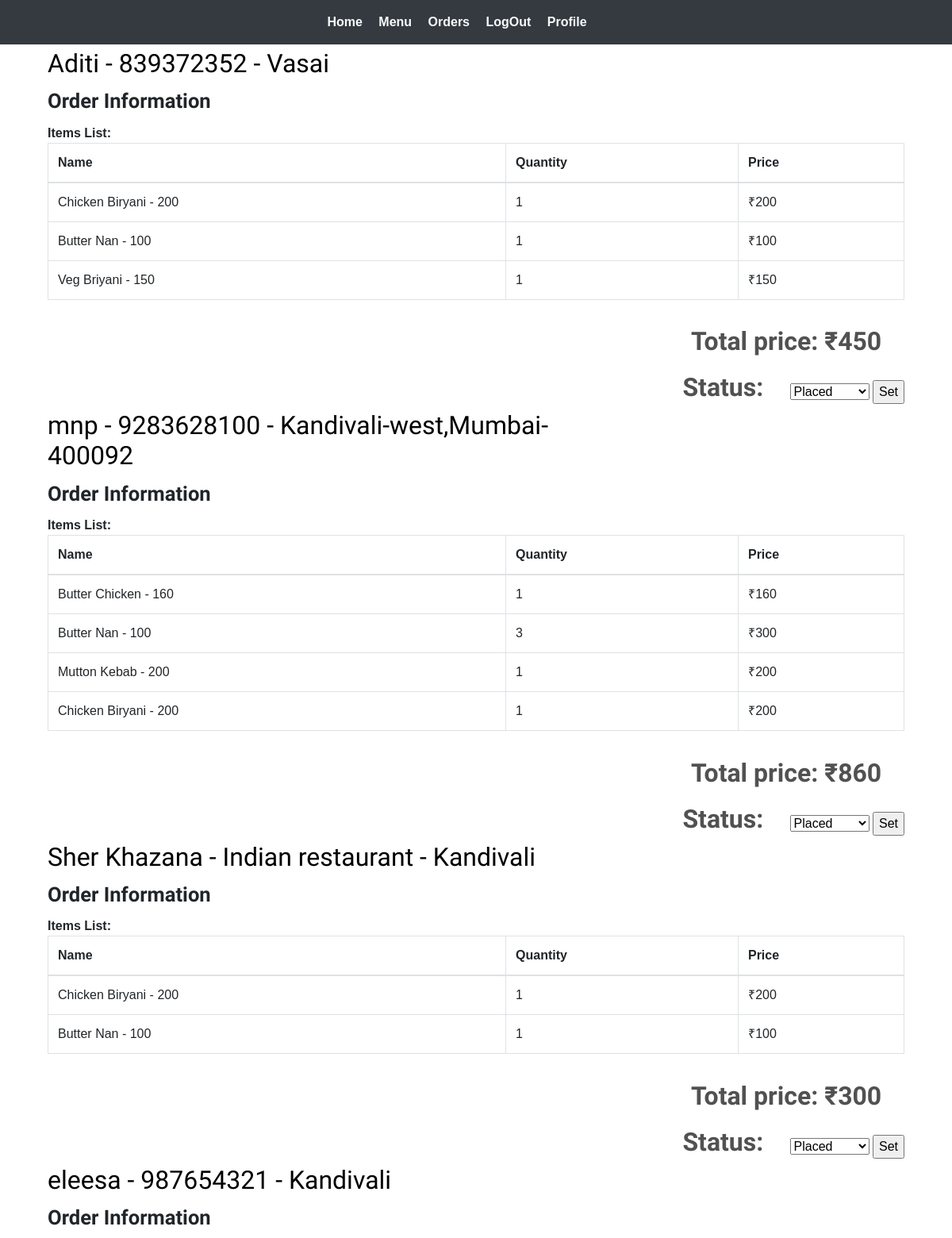
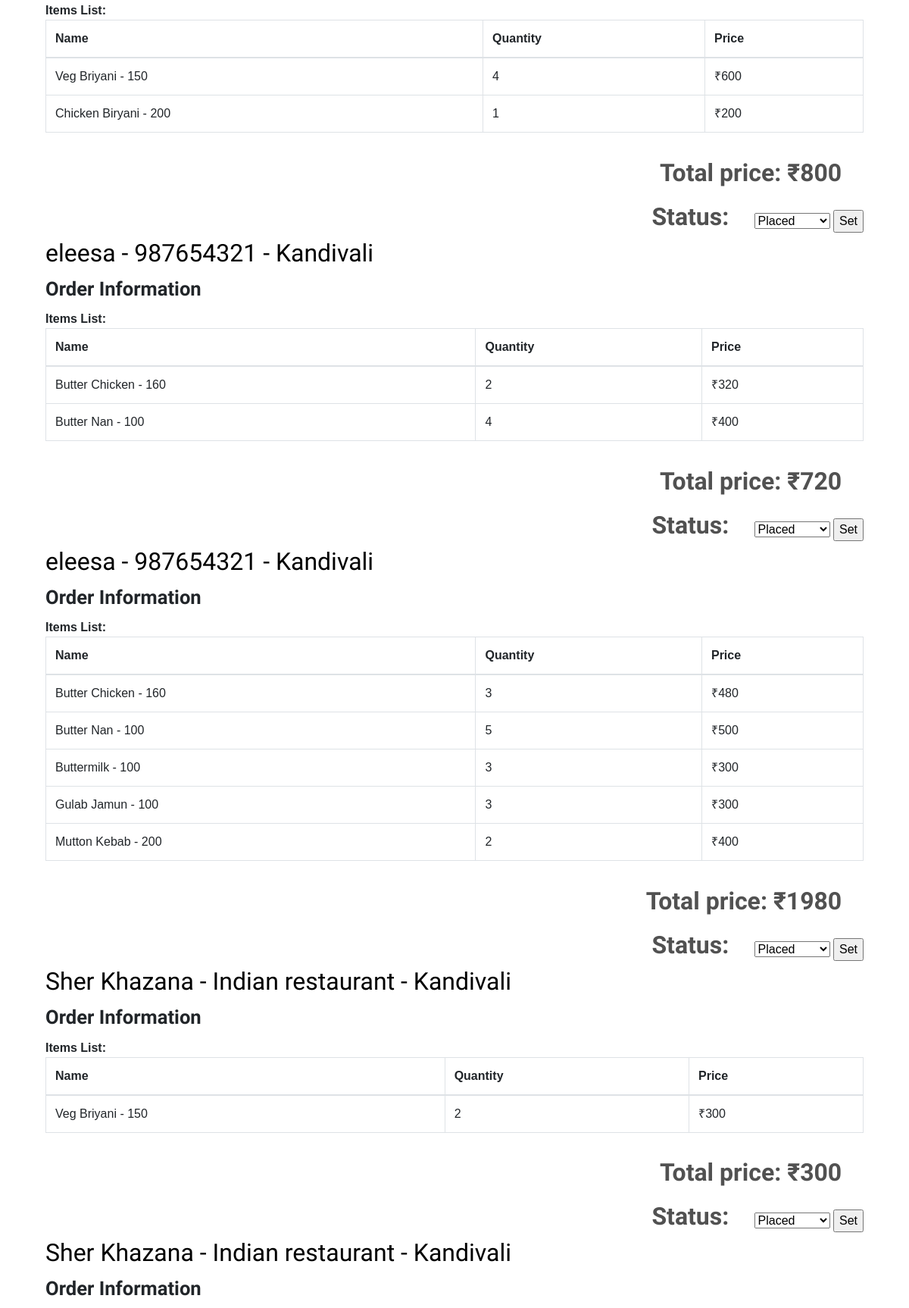
/restaurant/orderlist/ (signed in, upper part), run on the app's committed database (2 pictures, top to bottom).
### webapp/models.py (models this page shows, shortened)
class Customer(models.Model):
	user 		= models.OneToOneField(settings.AUTH_USER_MODEL,on_delete=models.CASCADE)
	f_name   	= models.CharField(max_length=20,blank=False)
	l_name		= models.CharField(max_length=20,blank=False)
	city  		= models.CharField(max_length=40,blank=False)
	phone 		= models.CharField(max_length=10,blank=False)
	address		= models.TextField()

class Order(models.Model):
	id 				= models.AutoField(primary_key=True)
	total_amount    = models.IntegerField(default=0)
	timestamp       = models.DateTimeField(auto_now_add=True)
	delivery_addr   = models.CharField(max_length=50,blank=True)
	orderedBy       = models.ForeignKey(User ,on_delete=models.CASCADE)
	r_id			= models.ForeignKey(Restaurant ,on_delete=models.CASCADE)
	ORDER_STATE_WAITING 	 = "Waiting"
	ORDER_STATE_PLACED 		 = "Placed"
	ORDER_STATE_ACKNOWLEDGED = "Acknowledged"
	ORDER_STATE_COMPLETED    = "Completed"
	ORDER_STATE_CANCELLED    = "Cancelled"
	ORDER_STATE_DISPATCHED   = "Dispatched"
	ORDER_STATE_CHOICES = (
		(ORDER_STATE_WAITING,ORDER_STATE_WAITING),
	    (ORDER_STATE_PLACED, ORDER_STATE_PLACED),
	    (ORDER_STATE_ACKNOWLEDGED, ORDER_STATE_ACKNOWLEDGED),
	    (ORDER_STATE_COMPLETED, ORDER_STATE_COMPLETED),
	    (ORDER_STATE_CANCELLED, ORDER_STATE_CANCELLED),
	    (ORDER_STATE_DISPATCHED, ORDER_STATE_DISPATCHED)
	)
	status = models.CharField(max_length=50,choices=ORDER_STATE_CHOICES,default=ORDER_STATE_WAITING)

class Menu(models.Model):
	id 		 = models.AutoField(primary_key=True)
	item_id  = models.ForeignKey(Item,on_delete=models.CASCADE)
	r_id     = models.ForeignKey(Restaurant,on_delete=models.CASCADE)
	price    = models.IntegerField(blank=False)
	quantity = models.IntegerField(blank=False,default=0)
	def __str__(self):
		return self.item_id.fname+' - '+str(self.price)

class Item(models.Model):
	id 			= models.AutoField(primary_key=True)
	fname 		= models.CharField(max_length=30,blank=False)
	category 	= models.CharField(max_length=50,blank=False)

class Restaurant(models.Model):
	user        = models.OneToOneField(settings.AUTH_USER_MODEL,on_delete=models.CASCADE)
	rname 		= models.CharField(max_length=100,blank=False)
	info	 	= models.CharField(max_length=40,blank=False)
	min_ord		= models.CharField(max_length=5,blank=False)
	location    = models.CharField(max_length=40,blank=False)
	r_logo      = models.FileField(blank=False)
	REST_STATE_OPEN    = "Open"
	REST_STATE_CLOSE   = "Closed"
	REST_STATE_CHOICES =(
			(REST_STATE_OPEN,REST_STATE_OPEN),
			(REST_STATE_CLOSE,REST_STATE_CLOSE)
		)
	status 	= models.CharField(max_length=50,choices=REST_STATE_CHOICES,default=REST_STATE_OPEN,blank=False)
	approved = models.BooleanField(blank=False,default=True)

### webapp/views.py (the view, shortened to what this page needs)
# urls.py: path('restaurant/orderlist/',views.orderlist,name='orderlist'),
def orderlist(request):
	orders = Order.objects.filter(r_id=request.user.restaurant.id).order_by('-timestamp')
	corders = []
	for order in orders:
		user = User.objects.filter(id=order.orderedBy.id)
		user = user[0]
		corder = []
		if user.is_restaurant:
			corder.append(user.restaurant.rname)
			corder.append(user.restaurant.info)
		else:
			corder.append(user.customer.f_name)
			corder.append(user.customer.phone)
		items_list = orderItem.objects.filter(ord_id=order)
		items = []
		for item in items_list:
			citem = []
			citem.append(item.item_id)
			citem.append(item.quantity)
			menu = Menu.objects.filter(id=item.item_id.id)
			citem.append(menu[0].price*item.quantity)
			menu = 0
			items.append(citem)
		corder.append(items)
		corder.append(order.total_amount)
		corder.append(order.id)
		x = order.status
		if x == Order.ORDER_STATE_WAITING:
		    continue
		elif x == Order.ORDER_STATE_PLACED:
		    x = 1
		elif x == Order.ORDER_STATE_ACKNOWLEDGED:
			x = 2
		elif x == Order.ORDER_STATE_COMPLETED:
			x = 3
		elif x == Order.ORDER_STATE_DISPATCHED:
			x = 4
		elif x == Order.ORDER_STATE_CANCELLED:
			x = 5
		else:
			continue
		corder.append(x)
		corder.append(order.delivery_addr)
		corders.append(corder)
	context = {
		"orders" : corders,
	}
	return render(request,"webapp/order-list.html",context)

### webapp/templates/webapp/order-list.html (shortened to what this page needs)
{% extends 'webapp/base2.html' %}
{% block body %}
{% for order in orders %}
            <div class="container">
                    <div class="col-md-12 restaurent-title">
                        <div class="logo-title" style="border: 0;">
                            <h4>{{order.0}} - {{order.1}} - {{order.6}}</h4>
                        </div>
                    </div>
                    <div class="col-md-12 order-form-grid  wow fadeInLeft">
                        <h5>Order Information</h5>
                        <span>Items List:</span>
                        <div>
                            <table class="table table-hover table-bordered">
                                <thead>
                                    <th>
                                        Name
                                    </th>
                                    <th>
                                        Quantity
                                    </th>
                                    <th>
                                        Price
                                    </th>
                                </thead>
                                {% for x in order.2 %}
                                    <tr><td>{{x.0}}</td><td>{{x.1}}</td><td>&#x20b9;{{x.2}}</td></tr>
                                {% endfor %}
                            </table>
                        </div>
                    </div>
                    <div class="col-md-12 buy"  style="display: inline-block;">
                        <form action="" method="POST">{% csrf_token %}
                        <span>Total price: &#x20b9;{{order.3}}</span>
                        <span  style="display: inline;">Status:</span>
                        <select name="orderstatus">
                            {% if order.5 == 1 %}
                            <option value="1" selected>Placed</option>
                            {% endif %}
                            {% if order.5 == 3 %}
                            <option value="1">Placed</option>
                            {% endif %}
                            {% if order.5 == 4 %}
                            <option value="1">Placed</option>
                            {% endif %}
                            {% if order.5 == 5 %}
                            <option value="1">Placed</option>
                            {% endif %}
                        </select>
                        <input type="submit" value="Set" name="submit"/>
                        </form>
                    </div>
        </div>
{% endfor %}
{% endblock %}

### webapp/static/webapp/css/style.css (style rules this page uses)
body { padding:0; margin:0; font-family: 'Source Sans Pro', sans-serif; }
input[type="button"],input[type="submit"] { transition:0.5s all; -webkit-transition:0.5s all; -moz-transition:0.5s all; -o-transition:0.5s all; -ms-transition:0.5s all; }
h1,h2,h3,h4,h5,h6 { margin:0; }
.order-form-grid h5 { font-size:1.6em; font-weight:700; margin-bottom:0.5em; font-family: 'Lobster Two', cursive; }
.order-form-grid span { font-size:16px; font-weight:600; }
.restaurent-title h4 { color:#000000; font-size:2em; font-weight:500; font-family: 'Lobster Two', cursive; margin:5px 0 12px 0; }
.logo-title { border-bottom:1px dotted #000000; width: 63%; margin-bottom: 0.8em; }
.buy { text-align:right; margin-top: 0.8em; }
.buy span { color:#515151; font-size:2em; font-weight:600; display: block; margin: 0 0.9em 0.3em 0; font-family: 'Lobster Two', cursive; }

### data on the page
Customer: f_name "Aditi", phone "839372352"
Order: delivery_addr "Vasai"
Menu: item_id+price "Chicken Biryani - 200", x "1", price "200"
Menu: item_id+price "Butter Nan - 100", x "1", price "100", x "3", x "300", r_id "4", x "400", x "5", x "500"
Menu: item_id+price "Veg Briyani - 150", x "1", price "150", r_id "4", x "600", x "2", x "300"
Customer: f_name "mnp", phone "9283628100"
Order: delivery_addr "Kandivali-west,Mumbai-400092"
Menu: item_id+price "Butter Chicken - 160", x "1", price "160", x "2", x "320", x "3", x "480"
Menu: item_id+price "Mutton Kebab - 200", x "1", price "200", x "2", x "400"
Restaurant: rname "Sher Khazana" "Sher Khazana" "Sher Khazana", info "Indian restaurant" "Indian restaurant" "Indian restaurant"
Order: delivery_addr "Kandivali"
Customer: f_name "eleesa" "eleesa" "eleesa", phone "987654321" "987654321" "987654321"
Order: delivery_addr "Kandivali"
Order: delivery_addr "Kandivali"
Order: delivery_addr "Kandivali"
Menu: item_id+price "Buttermilk - 100", x "3", x "300"
Menu: item_id+price "Gulab Jamun - 100", x "3", x "300"
Order: delivery_addr "Kandivali"
Order: delivery_addr "Kandivali"

### other printed values
{{ order.3 }} "450" "860" "300" "800" "720" "1980" "300"
